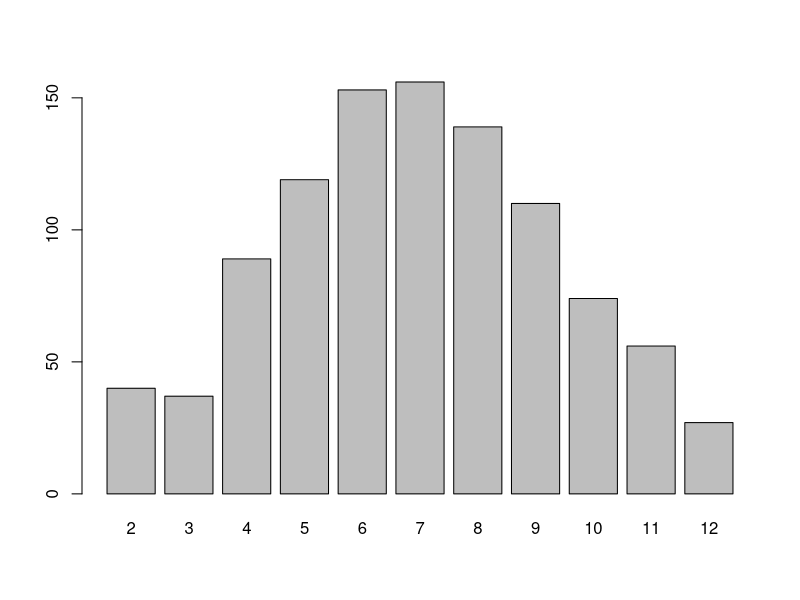

Here is the R script that generated this plot:
opdrachtC <- function(x){
  tossStats <- 1:x
  for(i in 1:x) {
    tossStats[i] <- sample(1:6, 1, TRUE) + sample(1:6, 1, TRUE)
  }
  tossStats <- table(tossStats)
  return(tossStats)
}

barplot(opdrachtC(1000))